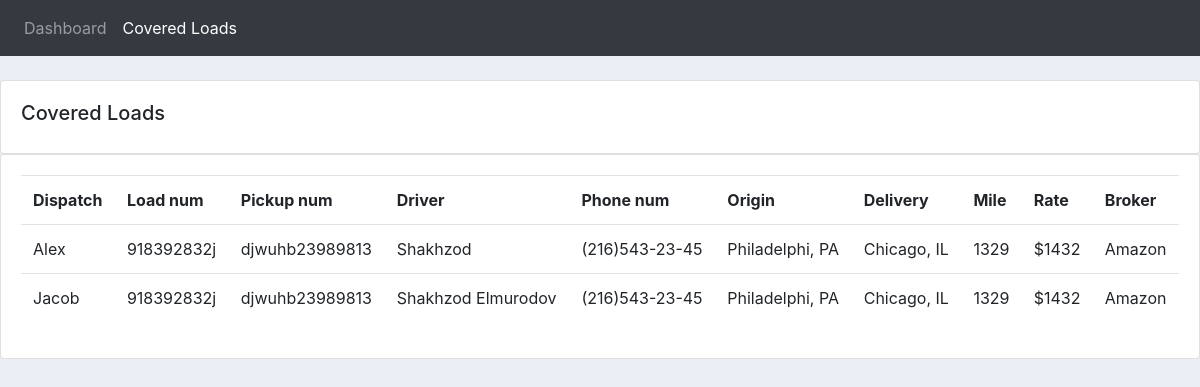
/covered_loads/, run on the app's committed database.
### my_app/models.py (models this page shows)
class COVERED_LOAD(models.Model):
    dispatch = models.CharField(max_length=255, default="")
    load_number = models.CharField(max_length=255, default="")
    pickup_number = models.CharField(max_length=255, default="")
    driver = models.CharField(max_length=255, default="")
    phone_number = models.CharField(max_length=1000, default="")
    origin = models.CharField(max_length=2080, default="")
    delivery = models.CharField(max_length=2080, default="")
    mile = models.CharField(max_length=2080, default="")
    rate = models.CharField(max_length=2080, default="")
    broker = models.CharField(max_length=500, default="")

### my_app/views.py (the view)
# urls.py: path('covered_loads/', views.covered, name="covered")
def covered(request):
	covered = COVERED_LOAD.objects.all()
	return render(request, 'covered_loads.html', {'covered': covered})

### my_app/templates/covered_loads.html (shortened to what this page needs)
{% load static %}
<!DOCTYPE html>
<head>
	<link rel="stylesheet" href="https://stackpath.bootstrapcdn.com/bootstrap/4.3.1/css/bootstrap.min.css">
	<link rel="stylesheet" type="text/css" href="{% static '/css/main.css' %}">
</head>
<nav class="navbar navbar-expand-lg navbar-dark bg-dark">
	<div class="collapse navbar-collapse" id="navbarNav">
	  <ul class="navbar-nav">
		<li class="nav-item">
		  <a class="nav-link" href="{% url 'home' %}">Dashboard</a>
		</li>
		<li class="nav-item active">
		  <a class="nav-link" href="{% url 'covered' %}">Covered Loads</a>
		</li>
	  </ul>
	</div>
  </nav>
		<div class="row">
			<div class="col-md">
				<div class="card card-body">
					<h5>Covered Loads</h5>
				</div>
				<div class="card card-body">
					<table class="table">
						<tr>
							<th>Dispatch</th>
							<th>Load num</th>
							<th>Pickup num</th>
							<th>Driver</th>
							<th>Phone num</th>
							<th>Origin</th>
							<th>Delivery</th>
							<th>Mile</th>
							<th>Rate</th>
							<th>Broker</th>
						</tr>
						{% for i in covered %}
							<tr>
								<td>{{i.dispatch}}</td>
								<td>{{i.load_number}}</td>
								<td>{{i.pickup_number}}</td>
								<td>{{i.driver}}</td>
								<td>{{i.phone_number}}</td>
								<td>{{i.origin}}</td>
								<td>{{i.delivery}}</td>
								<td>{{i.mile}}</td>
								<td>{{i.rate}}</td>
								<td>{{i.broker}}</td>
							</tr>
						{% endfor %}
					</table>
				</div>
			</div>
		</div>

### data on the page
COVERED_LOAD: dispatch "Alex", load_number "918392832j", pickup_number "djwuhb23989813", driver "Shakhzod", phone_number "(216)543-23-45", origin "Philadelphi, PA", delivery "Chicago, IL", mile "1329", rate "$1432", broker "Amazon"
COVERED_LOAD: dispatch "Jacob", load_number "918392832j", pickup_number "djwuhb23989813", driver "Shakhzod Elmurodov", phone_number "(216)543-23-45", origin "Philadelphi, PA", delivery "Chicago, IL", mile "1329", rate "$1432", broker "Amazon"
